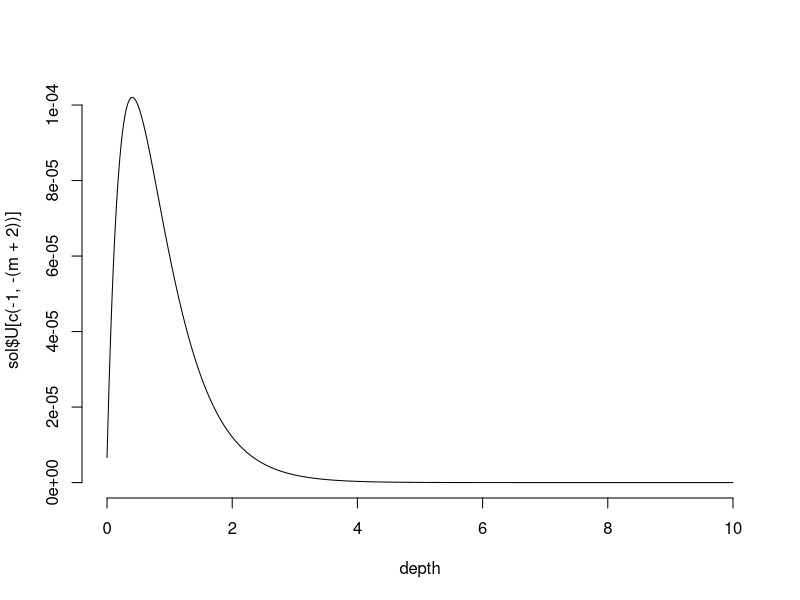

The R script that drew this image:
#' A General Linear Second Order Model for representing depth profiles at equilibrium
#' 
#' This function implements a general linear second order model for representing vertical transport 
#' at steady-state. It uses a second order differencing method to solve for the equilibrium state.
#' given some boundary conditions. 



GLSOM<-function(x, h, D, a, c, f, boundary){
  
  m<-length(x)
  alpha<-boundary[1]
  beta<-boundary[2]
  
  # Original formula from Leveque assuming Dirichlet boundary conditions at both ends
  # F<-matrix(f,nrow=m, ncol=1)
  # F[1]<- F[1]-((D/h^2) - (a/(2*h)))*alpha
  # F[m]<- F[m]-((D/h^2) + (a/(2*h)))*beta
  
  # Assuming Neumann boundary condition at the top and bottom
  F<-matrix(c(0,f),nrow=m+1, ncol=1)
  F[1]<- alpha
  F[m+2]<- -beta
  
  A<-diag(((h^2)*c - 2*D),nrow=m, ncol=m)
  A[row(A)-1 == col(A)]<- D + h*a/2
  A[row(A) == col(A)-1]<- D - h*a/2
  
  Ac1<-matrix(0, ncol=1, nrow=m)
  Ar1<-matrix(c(3*h/2, -2*h, h/2, rep(0, m-2)), nrow=1, ncol=m+1) # Derived from Leveque, page 31, third approach. Matrix 2.57 in following page is wrong, but this implementation should be correct.
  Arm<-matrix(0,nrow=1, ncol=m+1)
  Acm<-matrix(c(rep(0, m), h^2, h^2), ncol=1, nrow=m+2)
  
  A<-cbind(Ac1,A)
  A<-rbind(Ar1,A)
  A<-rbind(A,Arm)
  A<-cbind(A,Acm)

  A<-(h^(-2))*A
  
  U<- -1*solve(A)%*%F
  Out<-list(U,A,F)
  names(Out)<-c("U", "A", "F")
  return(Out)
}

h<-0.01 # 1 cm steps
depth<-seq(0,10, by=h) # 0 to 10 m
D<- 1.48 # cm2 yr-1
A<- -0.42*0.1 # mm yr-1 * 0.1 cm/mm * 1 cm -> cm2 yr-1
fs<-0.17
fd0=0.48; fd1=3.1 
rootInputs<-fd0*exp(-fd1*depth)*h
boundary<-c(fs,0)

sol<-GLSOM(x=depth,h,D,A,c=-5,f=rootInputs, boundary)

m=length(depth)
plot(depth,sol$U[c(-1, -(m+2))],type="l", bty="n")

peclet<- -D/A

